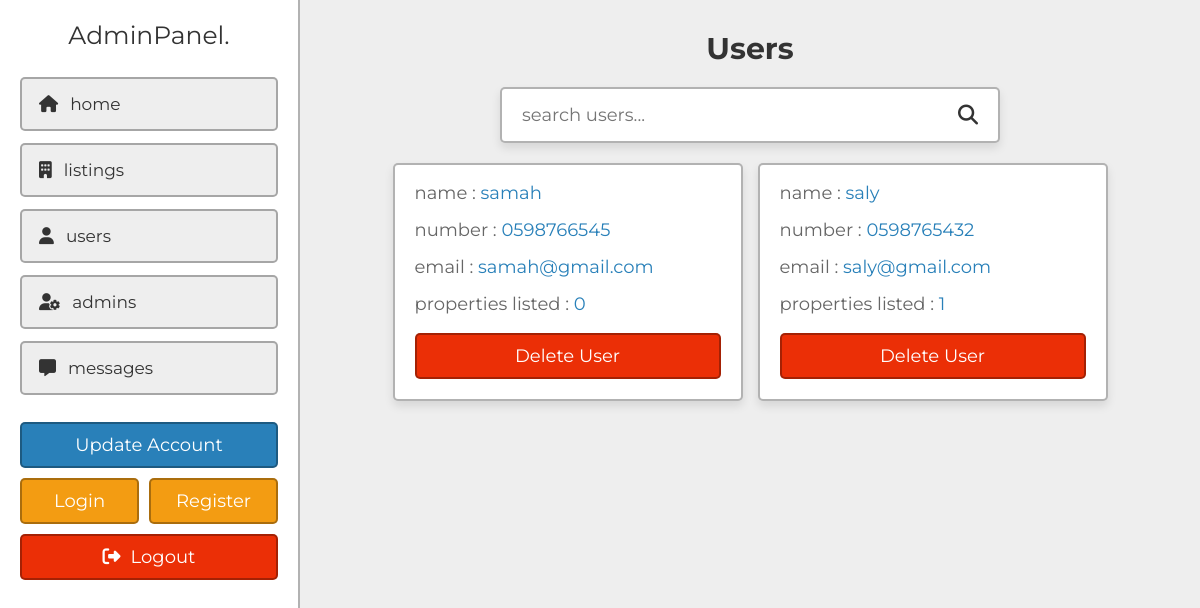
The page /project/project/admin/users.php (signed in) on the database as committed earlier.
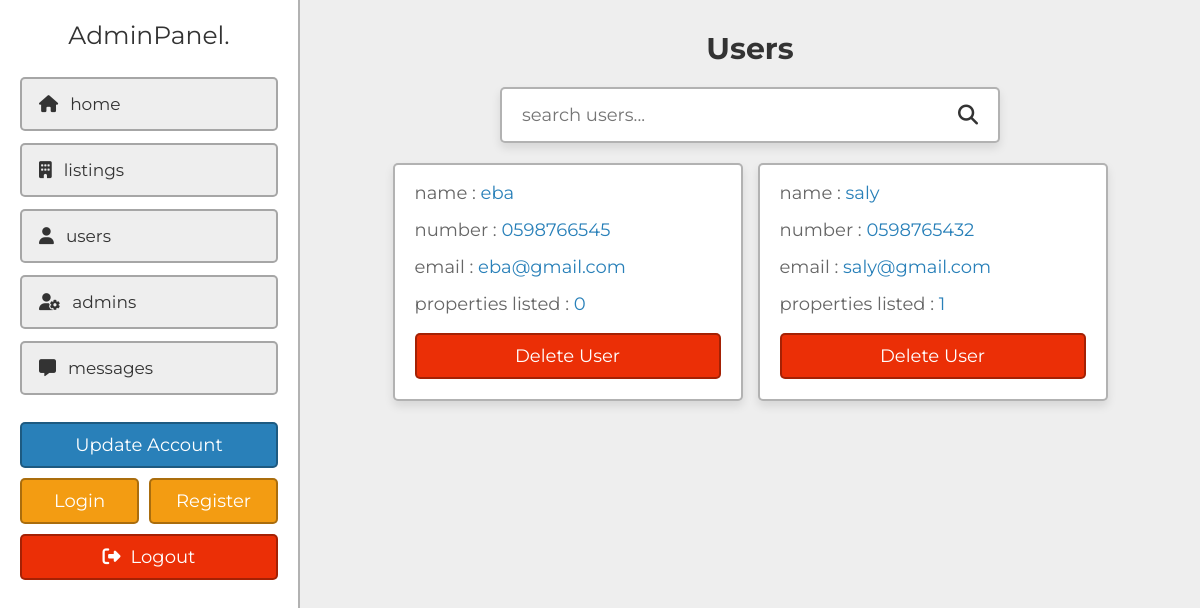
The same page on the database as committed later.
### tables this page shows
CREATE TABLE `users` (
  `id` varchar(20) NOT NULL,
  `name` varchar(50) NOT NULL,
  `number` varchar(10) NOT NULL,
  `email` varchar(50) NOT NULL,
  `password` varchar(50) NOT NULL
);

### project/project/admin/users.php (the view, shortened to what this page needs)
<?php
include '../components/connect.php';
?>
<!DOCTYPE html>
<html lang="en">
<head>
   <link rel="stylesheet" href="https://cdnjs.cloudflare.com/ajax/libs/font-awesome/6.2.0/css/all.min.css">
   <link rel="stylesheet" href="../css/admin_style.css">
</head>
<body>
<?php include '../components/admin_header.php'; ?>
<section class="grid">
   <h1 class="heading">users</h1>
   <form action="" method="POST" class="search-form">
      <input type="text" name="search_box" placeholder="search users..." maxlength="100" required>
      <button type="submit" class="fas fa-search" name="search_btn"></button>
   </form>
   <div class="box-container">
   <?php
      if(isset($_POST['search_box']) OR isset($_POST['search_btn'])){
         $search_box = $_POST['search_box'];
         $search_box = filter_var($search_box, FILTER_SANITIZE_STRING);
         $select_users = $conn->prepare("SELECT * FROM `users` WHERE name LIKE '%{$search_box}%' OR number LIKE '%{$search_box}%' OR email LIKE '%{$search_box}%'");
         $select_users->execute();
      }else{
         $select_users = $conn->prepare("SELECT * FROM `users`");
         $select_users->execute();
      }
      if($select_users->rowCount() > 0){
         while($fetch_users = $select_users->fetch(PDO::FETCH_ASSOC)){
            $count_property = $conn->prepare("SELECT * FROM `property` WHERE user_id = ?");
            $count_property->execute([$fetch_users['id']]);
            $total_properties = $count_property->rowCount();
   ?>
   <div class="box">
      <p>name : <span><?= $fetch_users['name']; ?></span></p>
      <p>number : <a href="tel:<?= $fetch_users['number']; ?>"><?= $fetch_users['number']; ?></a></p>
      <p>email : <a href="mailto:<?= $fetch_users['email']; ?>"><?= $fetch_users['email']; ?></a></p>
      <p>properties listed : <span><?= $total_properties; ?></span></p>
      <form action="" method="POST">
         <input type="submit" value="delete user" onclick="return confirm('delete this user?');" name="delete" class="delete-btn">
      </form>
   </div>
   <?php
      }
   }elseif(isset($_POST['search_box']) OR isset($_POST['search_btn'])){
      echo '<p class="empty">results not found!</p>';
   }else{
      echo '<p class="empty">no users accounts added yet!</p>';
   }
   ?>
   </div>
</section>
</body>
</html>

Rows that differ between the two databases and show on the page:
changed users: name "samah" → "eba"; email "samah@gmail.com" → "eba@gmail.com"
